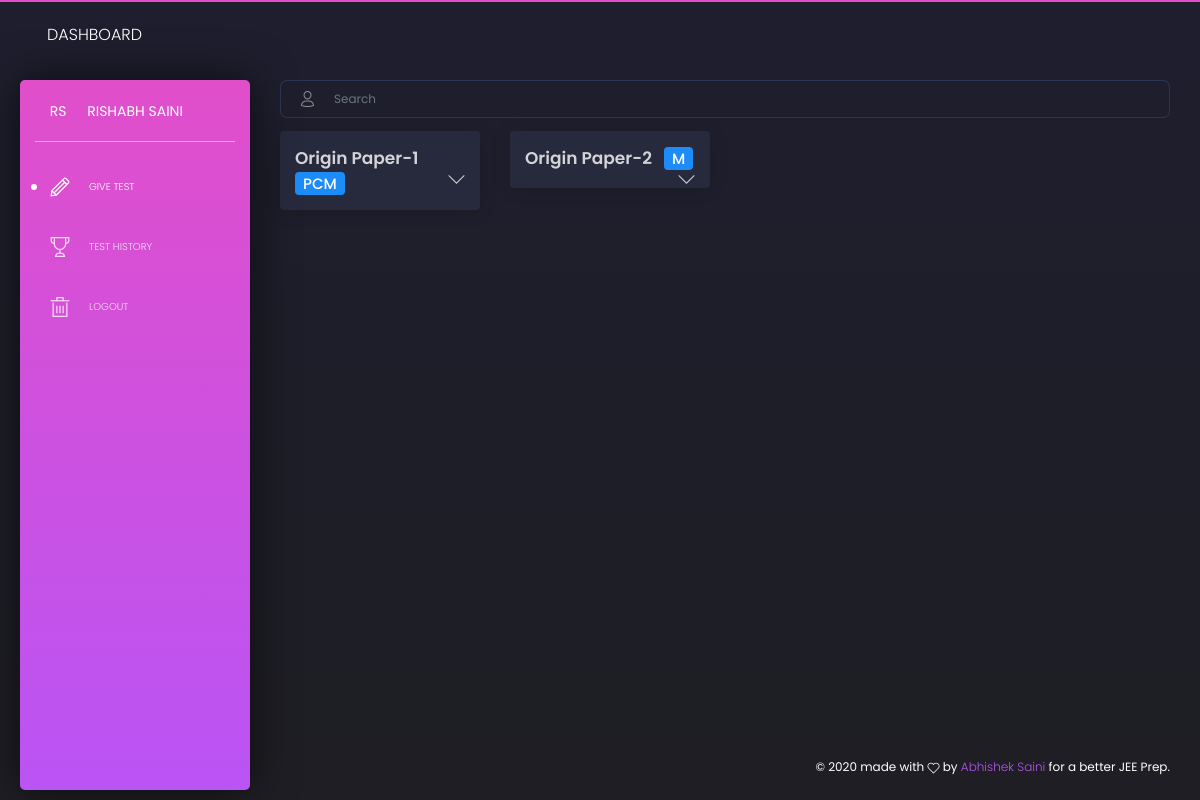
The page /test-list/ (signed in) on the database its author committed.
### app/models.py (models this page shows, shortened)
class Profile(models.Model):
    user = models.OneToOneField(User, on_delete=models.CASCADE)
    U_CHOICES = (
        ("S", _("Student")),
        ("T", _("Teacher"))
    )
    u_type = models.CharField(choices = U_CHOICES, default = "S", max_length=1)
    @property
    def full_name(self):
        return "%s %s" % (self.user.first_name, self.user.last_name)
    @property
    def initial(self):
        try:
            return "%s%s" % (self.user.first_name[0], self.user.last_name[0])
        except:
            return "AB"

class Paper(models.Model):
    author = models.ForeignKey(User, on_delete=models.CASCADE, null=True)
    name = models.CharField(max_length = 200, default = "")
    qpaper_file = models.FileField(upload_to='papers/')
    soln_file = models.FileField(upload_to='papers/', blank = True)
    q_count = models.IntegerField(null = True)
    q_type = models.CharField(max_length = 200, default = "")
    answer_key = models.CharField(max_length = 2000, default = "")
    marking_scheme = models.CharField(max_length = 200, default = "")
    negative_marking_scheme = models.CharField(max_length = 200, default = "")
    syllabus = models.CharField(max_length = 500, default = "")
    SUB_CHOICES = (
        ("PCM", _("Physics-Chemistry-Maths")),
        ("P", _("Physics")),
        ("C", _("Chemistry")),
        ("M", _("Maths")),
    )
    subject = models.CharField(choices = SUB_CHOICES, default = "PCM", max_length=3)
    description = models.CharField(max_length = 2000, default = "")
    duration = models.IntegerField(null = True)
    max_marks = models.IntegerField(null = True)
    created_at = models.DateTimeField(default=now)

### app/views.py (the view)
# urls.py: path('test-list/', views.test_list),
@login_required(login_url = '/login')
def test_list(request):
    user = request.user
    params = {}
    params["nav_active"] = "nav_testlist"
    params["my_tests"] = Paper.objects.all().order_by("name")
    return render(request, 'lists/all_list.html', params)

### template/lists/all_list.html (shortened to what this page needs)
{% extends 'base_dashboard.html' %}
{% load static %} {% block title %} My Tests {% endblock %} {% block content %}
{% load index %}
<div class="content" >
	<div class="row">
		<div class="col-md-12">
			<div class="input-group">
        		<div class="input-group-prepend">
            		<div class="input-group-text">
            			<i class="tim-icons icon-single-02"></i>
          			</div>
        		</div>
        		<input id="paper_search" type="text" class="form-control" placeholder="Search">
      		</div>
		</div>
	</div>
	<div class="row" style="margin-top:3px" id="paper_list">
		{% for test in my_tests %}
		<div class="col-xl-3 col-lg-4 col-md-6">
			<div  class="card rounded">
				<div class="card-header test_card" style="cursor: pointer;" >
					<h4 class="title">
						{{test.name}} &nbsp;
							<span class="badge badge-info" style="font-size:15px;padding:4px 8px; font-weight:500">{{test.subject}}</span>
						<span class="tim-icons icon-minimal-down float-right test_icon">  </span>
					</h4>
				</div>
			</div>
		</div>
		{% endfor %}
	</div>
</div>
{% endblock %}

### template/base_dashboard.html (shortened to what this page needs)
{% load static %}
<!DOCTYPE html>
<html lang="en">
<head>
	<link href="https://use.fontawesome.com/releases/v5.0.6/css/all.css" rel="stylesheet">
	<link href="{% static 'dashboard/assets/css/nucleo-icons.css' %}" rel="stylesheet" />
	<link href="{% static 'dashboard/assets/css/black-dashboard.css' %}" rel="stylesheet" />
	<link href="{% static 'dashboard/assets/demo/demo.css' %}" rel="stylesheet" />
	<link href="https://cdnjs.cloudflare.com/ajax/libs/animate.css/3.7.2/animate.min.css" rel="stylesheet">
</head>
<body class="">
	<div class="wrapper">
		<div class="sidebar" >
			<div class="sidebar-wrapper">
				<div class="logo">
					<a href="javascript:void(0)" class="simple-text logo-mini">
			            {{user.profile.initial}}
			        </a>
					<a href="javascript:void(0)" class="simple-text logo-normal">
						{{user.profile.full_name}}
		          	</a>
				</div>
				<ul class="nav">
					{% if user.profile.u_type == "S" %}
					<li id="nav_testlist">
						<a href="/test-list">
			              <i class="tim-icons icon-pencil"></i>
			              <p>Give Test</p>
			            </a>
					</li>
					<li id="nav_testhistory">
						<a href="/test-history">
			              <i class="tim-icons icon-trophy"></i>
			              <p>Test History</p>
			            </a>
					</li>
					{% endif %}
					<li>
						<a href="/logout">
			              <i class="tim-icons icon-trash-simple"></i>
			              <p>Logout</p>
			            </a>
					</li>
				</ul>
			</div>
		</div>
		<div class="main-panel">
			<nav class="navbar navbar-expand-lg navbar-absolute navbar-transparent">
        <div class="container-fluid">
          <div class="navbar-wrapper">
            <a class="navbar-brand" href="javascript:void(0)">Dashboard</a>
          </div>
          <div class="collapse navbar-collapse" id="navigation">
            <ul class="navbar-nav ml-auto">
            </ul>
          </div>
        </div>
      </nav>
			{% block content %}{% endblock %}
			<footer class="footer">
				<div class="container-fluid">
					<div class="copyright">
						©
						 made with <i class="tim-icons icon-heart-2"></i> by
						<a href="javascript:void(0)" target="_blank">Abhishek Saini</a> for a better JEE Prep.
					</div>
				</div>
			</footer>
		</div>
	</div>
</body>
</html>

### rows shown on the page
Paper: name "Origin Paper-1", subject "PCM"
Paper: name "Origin Paper-2", subject "M"

### other values the page prints
{{ user.profile.initial }} "RS"
{{ user.profile.full_name }} "RISHABH SAINI"
